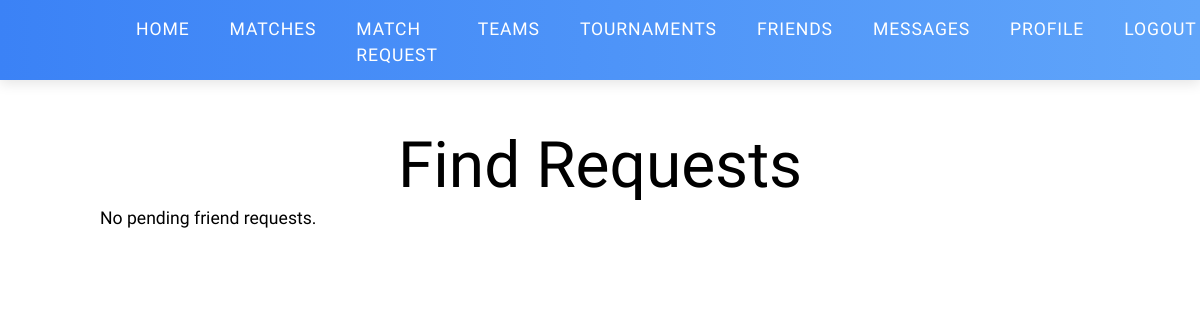
Before: /chat/manage_friend_requests/ (signed in) with the older database file.
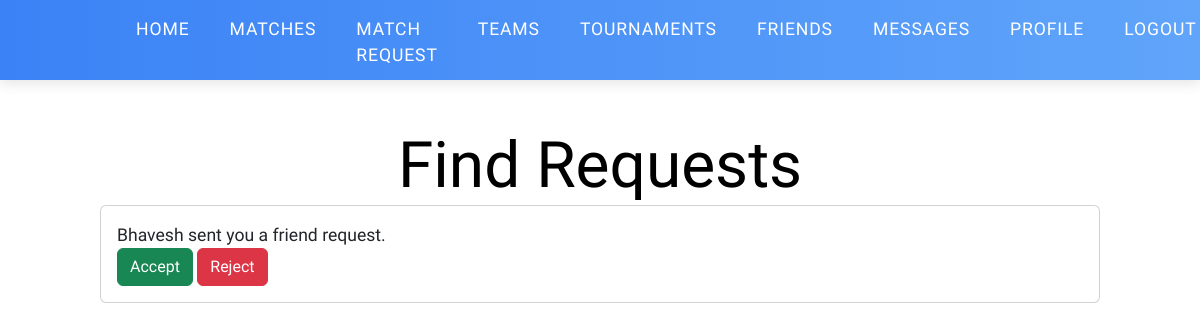
After: the same page with the newer database file.
### chat/models.py (models this page shows)
class FriendRequest(models.Model):
    from_user = models.ForeignKey(User, related_name='sent_requests', on_delete=models.CASCADE)
    to_user = models.ForeignKey(User, related_name='received_requests', on_delete=models.CASCADE)
    timestamp = models.DateTimeField(auto_now_add=True)
    status = models.CharField(max_length=10, choices=[('pending', 'Pending'), ('accepted', 'Accepted'), ('rejected', 'Rejected')], default='pending')
    class Meta:
        unique_together = ('from_user', 'to_user')

### chat/views.py (the view)
# urls.py: path('manage_friend_requests/', views.manage_friend_requests, name='manage_friend_requests'),
@login_required
def manage_friend_requests(request):
    received_requests = FriendRequest.objects.filter(to_user=request.user, status='pending')
    return render(request, 'chat/manage_friend_requests.html', {'requests': received_requests})

### templates/chat/manage_friend_requests.html (shortened to what this page needs)
{% include 'navbar.html' %}
{% block content %}
<div class="container mt-5">
    <h2 style="color:black;font-size:4rem;" align="center"><strong>Find Requests</strong></h2>
    {% if requests %}
        {% for request in requests %}
            <div class="card mb-3">
                <div class="card-body">
                    <p>{{ request.from_user.username }} sent you a friend request.</p>
                    <form method="post" action="{% url 'chat:respond_friend_request' request.id %}">
                        <button type="submit" name="action" value="accept" class="btn btn-success">Accept</button>
                        <button type="submit" name="action" value="reject" class="btn btn-danger">Reject</button>
                    </form>
                </div>
            </div>
        {% endfor %}
    {% else %}
        <p style="color:black;">No pending friend requests.</p>
    {% endif %}
</div>
{% endblock %}

Changed rows visible on the page:
added FriendRequest: from_user.username "Bhavesh"
Other visible differences:
text no longer shown: "No pending friend requests."
